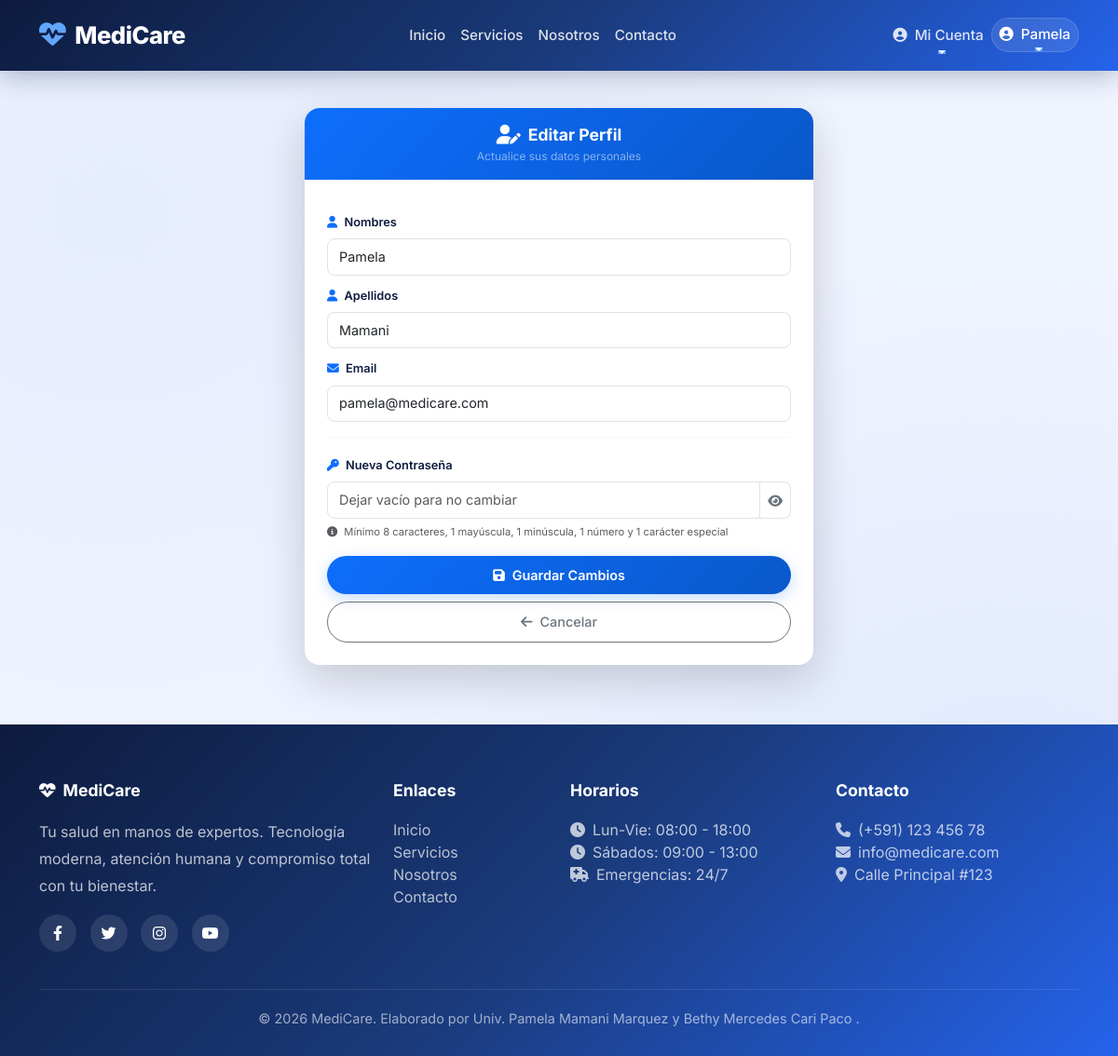
Page /auth/perfil/editar (signed in) on the committed database.
### app/models/usuario.py (models this page shows, shortened)
class Usuario(UserMixin, db.Model):
    __tablename__ = 'usuarios'
    id = db.Column(db.Integer, primary_key=True)
    username = db.Column(db.String(80), unique=True, nullable=False)
    email = db.Column(db.String(120), unique=True, nullable=False)
    password_hash = db.Column(db.String(200), nullable=False)
    rol = db.Column(db.String(20), nullable=False, default='paciente')
    nombres = db.Column(db.String(100))
    apellidos = db.Column(db.String(100))
    ci = db.Column(db.String(20))
    telefono = db.Column(db.String(20))
    fecha_registro = db.Column(db.DateTime, default=datetime.utcnow)
    activo = db.Column(db.Boolean, default=True)
    paciente = db.relationship('Paciente', back_populates='usuario', uselist=False)
    medico = db.relationship('Medico', back_populates='usuario', uselist=False)
    def is_admin(self):
        return self.rol == 'admin'
    def is_medico(self):
        return self.rol == 'medico'
    def is_recepcionista(self):
        return self.rol == 'recepcionista'
    def is_paciente(self):
        return self.rol == 'paciente'

### app/auth/routes.py (the view, shortened to what this page needs)
@bp_auth.route('/perfil/editar', methods=['GET', 'POST'])
@login_required
def editar_perfil():
    return render_template('auth/editar_perfil.html', usuario=current_user)

### templates/auth/editar_perfil.html (shortened to what this page needs)
{% extends "base.html" %}
{% block content %}
<div class="container py-4">
    <div class="row justify-content-center">
        <div class="col-lg-6 col-md-8">
            <div class="card border-0 shadow-lg rounded-4 overflow-hidden">
                <div class="card-header text-center border-0 py-3" style="background: linear-gradient(135deg, #0d6efd, #0a58ca);">
                    <div class="d-flex align-items-center justify-content-center gap-2">
                        <i class="fas fa-user-edit text-white" style="font-size: 1.3rem;"></i>
                        <span class="fw-bold text-white" style="font-size: 1.1rem;">
                            Editar Perfil
                        </span>
                    </div>
                    <p class="text-white-50 mb-0" style="font-size: 0.75rem;">
                        Actualice sus datos personales
                    </p>
                </div>
                <div class="card-body p-4">
                    <form method="POST" action="{{ url_for('auth.editar_perfil') }}" id="formEditarPerfil">
                        <div class="mt-2">
                            <label for="nombres" class="form-label fw-semibold" style="color: #0d1b3e; font-size: 0.8rem;">
                                <i class="fas fa-user text-primary me-1"></i> Nombres
                            </label>
                            <input type="text" class="form-control form-control-sm" id="nombres" name="nombres"
                                   value="{{ usuario.nombres }}" required style="border-radius: 8px; padding: 8px 12px; font-size: 0.9rem; border-color: #dee2e6;">
                        </div>
                        <div class="mt-2">
                            <label for="apellidos" class="form-label fw-semibold" style="color: #0d1b3e; font-size: 0.8rem;">
                                <i class="fas fa-user text-primary me-1"></i> Apellidos
                            </label>
                            <input type="text" class="form-control form-control-sm" id="apellidos" name="apellidos"
                                   value="{{ usuario.apellidos }}" required style="border-radius: 8px; padding: 8px 12px; font-size: 0.9rem; border-color: #dee2e6;">
                        </div>
                        <div class="mt-2">
                            <label for="email" class="form-label fw-semibold" style="color: #0d1b3e; font-size: 0.8rem;">
                                <i class="fas fa-envelope text-primary me-1"></i> Email
                            </label>
                            <input type="email" class="form-control form-control-sm" id="email" name="email"
                                   value="{{ usuario.email }}" required style="border-radius: 8px; padding: 8px 12px; font-size: 0.9rem; border-color: #dee2e6;">
                        </div>
                        <hr style="border-color: #dee2e6;">
                        <div class="mt-2">
                            <label for="nueva_password" class="form-label fw-semibold" style="color: #0d1b3e; font-size: 0.8rem;">
                                <i class="fas fa-key text-primary me-1"></i> Nueva Contraseña
                            </label>
                            <div class="input-group">
                                <input type="password" class="form-control form-control-sm" id="nueva_password" name="nueva_password"
                                       placeholder="Dejar vacío para no cambiar"
                                       style="border-radius: 8px 0 0 8px; padding: 8px 12px; font-size: 0.9rem; border-color: #dee2e6;">
                                <button type="button" class="btn btn-outline-secondary btn-sm" id="togglePassword"
                                        style="border-radius: 0 8px 8px 0; border-color: #dee2e6;">
                                    <i class="fas fa-eye" id="eyeIcon"></i>
                                </button>
                            </div>
                            <small class="text-muted" style="font-size: 0.7rem;">
                                <i class="fas fa-info-circle me-1"></i> Mínimo 8 caracteres, 1 mayúscula, 1 minúscula, 1 número y 1 carácter especial
                            </small>
                        </div>
                        <div class="d-grid gap-2 mt-3">
                            <button type="submit" class="btn btn-primary"
                                    style="border-radius: 50px; padding: 10px; font-weight: 600; font-size: 0.9rem; background: linear-gradient(135deg, #0d6efd, #0a58ca); border: none; box-shadow: 0 4px 15px rgba(13, 110, 253, 0.25); transition: all 0.3s ease;">
                                <i class="fas fa-save me-2"></i>Guardar Cambios
                            </button>
                            <a href="{{ url_for('auth.perfil') }}" class="btn btn-outline-secondary" style="border-radius: 50px; padding: 10px; font-weight: 500; font-size: 0.9rem; transition: all 0.3s ease;">
                                <i class="fas fa-arrow-left me-2"></i>Cancelar
                            </a>
                        </div>
                    </form>
                </div>
            </div>
        </div>
    </div>
</div>
{% endblock %}

### templates/base.html (shortened to what this page needs)
<!DOCTYPE html>
<html lang="es">
<head>
    <link href="https://cdn.jsdelivr.net/npm/bootstrap@5.3.0/dist/css/bootstrap.min.css" rel="stylesheet">
    <link rel="stylesheet" href="https://cdnjs.cloudflare.com/ajax/libs/font-awesome/6.4.0/css/all.min.css">
</head>
<body>
    <nav class="navbar navbar-expand-lg navbar-custom">
        <div class="container">
            <a class="navbar-brand" href="{{ url_for('core.landing') }}">
                <i class="fas fa-heartbeat"></i>MediCare
            </a>
            <div class="collapse navbar-collapse" id="navbarNav">
                <ul class="navbar-nav mx-auto">
                    <li class="nav-item">
                        <a class="nav-link" href="{{ url_for('core.landing') }}">Inicio</a>
                    </li>
                    <li class="nav-item">
                        <a class="nav-link" href="{{ url_for('core.servicios') }}">Servicios</a>
                    </li>
                    <li class="nav-item">
                        <a class="nav-link" href="{{ url_for('core.about') }}">Nosotros</a>
                    </li>
                    <li class="nav-item">
                        <a class="nav-link" href="{{ url_for('core.contacto') }}">Contacto</a>
                    </li>
                </ul>
                <ul class="navbar-nav">
                    {% if current_user.is_authenticated %}
                        {% if current_user.is_admin() %}
                        <li class="nav-item dropdown">
                            <a class="nav-link dropdown-toggle text-white" href="#" id="adminDropdown" role="button" data-bs-toggle="dropdown">
                                <i class="fas fa-cogs me-1"></i> Administración
                            </a>
                            <ul class="dropdown-menu dropdown-menu-custom">
                                <li><a class="dropdown-item" href="{{ url_for('admin.dashboard') }}">
                                    <i class="fas fa-chart-line me-2"></i>Dashboard
                                </a></li>
                                <li><a class="dropdown-item" href="{{ url_for('admin.usuarios') }}">
                                    <i class="fas fa-users-cog me-2"></i>Usuarios
                                </a></li>
                                <li><a class="dropdown-item" href="{{ url_for('medico.index') }}">
                                    <i class="fas fa-user-md me-2"></i>Médicos
                                </a></li>
                                <li><a class="dropdown-item" href="{{ url_for('paciente.index') }}">
                                    <i class="fas fa-user-injured me-2"></i>Pacientes
                                </a></li>
                                <li><a class="dropdown-item" href="{{ url_for('cita.index') }}">
                                    <i class="fas fa-calendar-check me-2"></i>Citas
                                </a></li>
                                <li><a class="dropdown-item" href="{{ url_for('historial.index') }}">
                                    <i class="fas fa-history me-2"></i>Historial
                                </a></li>
                                <li><a class="dropdown-item" href="{{ url_for('factura.index') }}">
                                    <i class="fas fa-file-invoice-dollar me-2"></i>Facturación
                                <li><a class="dropdown-item" href="{{ url_for('admin.salas') }}">
                                    <i class="fas fa-door-open me-2"></i>Salas
                                </a></li>
                            </ul>
                        </li>
                        {% elif current_user.is_paciente() %}
                        <li class="nav-item dropdown">
                            <a class="nav-link dropdown-toggle text-white" href="#" id="pacienteDropdown" role="button" data-bs-toggle="dropdown">
                                <i class="fas fa-user-circle me-1"></i> Mi Cuenta
                            </a>
                        </li>
                        {% endif %}
                        <li class="nav-item dropdown user-dropdown">
                            <a class="nav-link dropdown-toggle text-white" href="#" id="userDropdown" role="button" data-bs-toggle="dropdown">
                                <i class="fas fa-user-circle me-1"></i>
                                {{ current_user.nombres }}
                            </a>
                        </li>
                    {% endif %}
                </ul>
            </div>
        </div>
    </nav>
    <main>
        {% block content %}{% endblock %}
    </main>
    <footer class="footer-custom">
        <div class="container">
            <div class="row g-4">
                <div class="col-md-4">
                    <h5><i class="fas fa-heartbeat me-2"></i>MediCare</h5>
                    <p style="opacity: 0.8; line-height: 1.8; position: relative; z-index: 1;">Tu salud en manos de expertos. Tecnología moderna, atención humana y compromiso total con tu bienestar.</p>
                    <div class="social-links mt-3">
                        <a href="#"><i class="fab fa-facebook-f"></i></a>
                        <a href="#"><i class="fab fa-twitter"></i></a>
                        <a href="#"><i class="fab fa-instagram"></i></a>
                        <a href="#"><i class="fab fa-youtube"></i></a>
                    </div>
                </div>
                <div class="col-md-2">
                    <h5>Enlaces</h5>
                    <ul class="list-unstyled">
                        <li><a href="{{ url_for('core.landing') }}">Inicio</a></li>
                        <li><a href="{{ url_for('core.servicios') }}">Servicios</a></li>
                        <li><a href="{{ url_for('core.about') }}">Nosotros</a></li>
                        <li><a href="{{ url_for('core.contacto') }}">Contacto</a></li>
                    </ul>
                </div>
                <div class="col-md-3">
                    <h5>Horarios</h5>
                    <ul class="list-unstyled" style="opacity: 0.8;">
                        <li><i class="fas fa-clock me-2"></i>Lun-Vie: 08:00 - 18:00</li>
                        <li><i class="fas fa-clock me-2"></i>Sábados: 09:00 - 13:00</li>
                        <li><i class="fas fa-ambulance me-2"></i>Emergencias: 24/7</li>
                    </ul>
                </div>
                <div class="col-md-3">
                    <h5>Contacto</h5>
                    <ul class="list-unstyled" style="opacity: 0.8;">
                        <li><i class="fas fa-phone me-2"></i>(+591) 123 456 78</li>
                        <li><i class="fas fa-envelope me-2"></i>info@medicare.com</li>
                        <li><i class="fas fa-map-marker-alt me-2"></i>Calle Principal #123</li>
                    </ul>
                </div>
            </div>
            <div class="footer-bottom">
                <p class="mb-0">&copy; 2026 MediCare. Elaborado por Univ. Pamela Mamani Marquez y Bethy Mercedes Cari Paco .</p>
            </div>
        </div>
    </footer>
</body>
</html>

### templates/base.html (style rules this page uses)
:root { --primary-dark: #0d1b3e; --primary-mid: #1a3a7a; --primary-blue: #2563eb; --primary-light: #3b82f6; --primary-gradient: linear-gradient(135deg, #0d1b3e 0%, #1a3a7a 50%, #2563eb 100%); --glass-bg: rgba(255, 255, 255, 0.1); --glass-border: rgba(255, 255, 255, 0.15); --text-light: #ffffff; --text-dark: #0d1b3e; --shadow-soft: 0 8px 32px rgba(13, 27, 62, 0.15); --shadow-glass: 0 8px 32px rgba(0, 0, 0, 0.1); --border-radius: 16px; --transition: all 0.3s cubic-bezier(0.4, 0, 0.2, 1); }
* { font-family: 'Inter', sans-serif; margin: 0; padding: 0; box-sizing: border-box; }
body { background: #f0f4ff; color: var(--text-dark); min-height: 100vh; background-image: radial-gradient(ellipse at 10% 20%, rgba(37, 99, 235, 0.05) 0%, transparent 50%), radial-gradient(ellipse at 90% 80%, rgba(37, 99, 235, 0.08) 0%, transparent 50%); }
.navbar-custom { background: var(--primary-gradient); padding: 14px 0; box-shadow: 0 4px 30px rgba(13, 27, 62, 0.3); position: sticky; top: 0; z-index: 1000; backdrop-filter: blur(10px); }
.navbar-custom .navbar-brand { font-weight: 800; font-size: 1.6rem; color: white !important; letter-spacing: -0.5px; }
.navbar-custom .navbar-brand i { font-size: 1.8rem; margin-right: 10px; color: #60a5fa; }
.navbar-custom .nav-link { color: rgba(255,255,255,0.85) !important; font-weight: 500; padding: 8px 20px; border-radius: 8px; transition: var(--transition); font-size: 0.95rem; position: relative; }
.navbar-custom .nav-link::after { content: ''; position: absolute; bottom: 0; left: 50%; width: 0; height: 2px; background: #60a5fa; transition: var(--transition); transform: translateX(-50%); }
.user-dropdown .dropdown-toggle { color: white !important; padding: 6px 16px; border-radius: 50px; background: rgba(255,255,255,0.1); border: 1px solid rgba(255,255,255,0.15); }
.footer-custom { background: var(--primary-gradient); color: rgba(255,255,255,0.9); padding: 60px 0 30px 0; position: relative; overflow: hidden; margin-top: 40px; }
.footer-custom h5 { color: white; font-weight: 700; margin-bottom: 20px; font-size: 1.1rem; position: relative; z-index: 1; }
.footer-custom a { color: rgba(255,255,255,0.7); text-decoration: none; transition: var(--transition); display: inline-block; position: relative; z-index: 1; }
.footer-custom .social-links a { display: inline-flex; align-items: center; justify-content: center; width: 40px; height: 40px; background: rgba(255,255,255,0.1); border-radius: 50%; margin-right: 10px; transition: var(--transition); color: white; position: relative; z-index: 1; }
.footer-bottom { border-top: 1px solid rgba(255,255,255,0.1); padding-top: 20px; margin-top: 40px; text-align: center; font-size: 0.9rem; color: rgba(255,255,255,0.6); position: relative; z-index: 1; }

### templates/auth/editar_perfil.html (style rules this page uses)
.rounded-4 { border-radius: 1rem; }

### rows in the picture
Usuario: nombres "Pamela", apellidos "Mamani", email "pamela@medicare.com"
